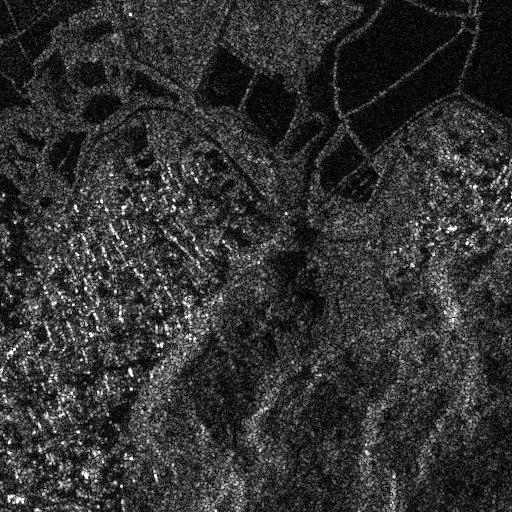
#> input picture 日常/data/predict3.png, 512 x 512 px
$ python '语义分割的评价指标.py'
#> lines starting #> are read from the running program, lines starting #| are printed output that depends on the picture; after the words box and inside, x2 and y2 are one past the last pixel; in counts of white or black regions, pixels touching at a corner belong together; long printed decimals are rounded
# encoding:utf-8
# @Author: DorisFawkes
# @File:语义分割的评价指标
# @Date: 2021/08/19 21:08
import cv2
import numpy as np
__all__=['SegmentationMetric']
'''
confusionMatrix
Label\Predict   P    N
P               TP   FN
N               FP   TN
'''
class SegmentationMetric(object):
    def __init__(self,numClass):
        self.numClass = numClass
        #创建空矩阵存储混淆矩阵
        self.confusionMatrix = np.zeros((self.numClass,)*2)
        #*2相当于平方，即结果为numClass*numClass的混淆矩阵
    # def pixelAccuracy(self):
    #     # 求准确率，即预测对的占总数的比例
    #     # return all class overall pixel accuracy
    #     #  PA = acc = (TP + TN) / (TP + TN + FP + TN)
    #     # np.diag(array) 若array是一维数组，则输出以一维数组为对角线元素的矩阵
    #     # 若array是二维矩阵，则暑促矩阵的对角线元素
    #     acc = np.diag(self.confusionMatrix).sum()/ np.sum(self.confusionMatrix)
    #     return acc
    #
    # def classPixelAccuracy(self):
    #     # 求精确率，即各类预测结果中预测对的占预测结果的比例
    #     # return each category pixel accuracy
    #     # acc = (TP) / TP + FP 或者 acc = (TN) / TN+FN
    #     classAcc = np.diag(self.confusionMatrix) / self.confusionMatrix.sum(axis=0)
    #     return classAcc #返回列表，如:[0.90, 0.80, 0.96]，表示类别1、2、3的预测准确率
    #
    # def meanPixelAccuracy(self):
    #     """
    #     Mean Pixel Accuracy(MPA,平均像素精度):PA的一种简单提升，计算每类被正确分类像素数的比例，之后求所有类的平均
    #     Returns
    #     """
    #     # np.nanmean 求平均值，nan表示遇到Nan类型，其值取为0
    #     meanAcc = np.nanmean(self.classPixelAccuracy())
    #     return meanAcc
    #     # 返回单值
    #     # 如：np.nanmean([0.90,0.80,0.96,nan,nan])=(0.90 + 0.80 + 0.96/3 =  0.89

    def IntersectionOverUnion(self):
        # Intersection =  TP ,Union = TP+FP+FN, IoU = TP /(TP+FP+FN)，求交并比
        # 相当于对角线元素与对角线元素所处行列总和的比值
        intersection = np.diag(self.confusionMatrix) #取对角线元素，返回列表
        union = np.sum(self.confusionMatrix,axis=1)+np.sum(self.confusionMatrix,axis=0) - np.diag(self.confusionMatrix)
        # axis =1 表示混淆矩阵行值，返回列表;aixs=0表示列值，返回列表
        IoU = intersection / union
        return IoU

    def meanIntersectionOverUnion(self):
        # 求MIoU
        mIoU = np.nanmean(self.IntersectionOverUnion()) #求各类IoU的平均
        return mIoU

    def FrequencyWeightedIntersectionOverUnion(self):
        """
        FWIoU，频权交并比：根据每个类出现的频率为其设置权重
        FWIoU = [(TP + FN) / (TP + FP + TN + FN)]*[TP / (TP + FP + FN)]
        TF+FN为每个类别的真实像素量，除总像素量得到每个类别的权重
        """
        freq = np.sum(self.confusionMatrix,axis=1) / np.sum(self.confusionMatrix)
        iu = np.diag(self.confusionMatrix) / (np.sum(self.confusionMatrix,axis=1)+np.sum(self.confusionMatrix,axis=0)-np.diag(self.confusionMatrix))
        FWIoU = (freq[freq > 0] * iu[freq > 0]).sum()
        return FWIoU

    def genConfusionMatrix(self,imgPredict,imgLabel):
        """
        计算混淆矩阵
        Parameters
            imgPredict
            imgLabel
        Returns:混淆矩阵
        """
        # ground truth(真实值)中所有正确(介于[0,numClass])的像素label的mask
        # 去除标签图中白色的轮廓，imgLabel>=0防止bincount()函数出错
        mask = (imgLabel >= 0) & (imgLabel < self.numClass)
        label = self.numClass * imgLabel[mask].astype('int') + imgPredict[mask]
        # np.bincount(x,weights=None,minlength) 计算x中每个元素的出现次数，
        # 默认返回长度比x中最大值多1的数组
        # weights表示权重数组，相当于out[n]+=weight[i],n为值，i为n的对应位置
        # minlength 表示输出数组最短长度，self.numClass **2 相当于将numClass长度平方
        # 该函数计算了从0到n^2-1这n^2个数中每个数出现的次数
        count = np.bincount(label, minlength=self.numClass ** 2)
        confusionMatrix = count.reshape(self.numClass, self.numClass)
        return confusionMatrix

    def addBatch(self,imgPredict,imgLabel):
        assert imgPredict.shape == imgLabel.shape
        # 得到混淆矩阵
        self.confusionMatrix += self.genConfusionMatrix(imgPredict,imgLabel)
        return self.confusionMatrix

    def reset(self):
        self.confusionMatrix = np.zeros((self.numClass,self.numClass))

if __name__ == '__main__':
    imgPredict = cv2.imread("../日常/data/predict3.png")
#> imgPredict is the input picture: shape (512, 512, 3); min 0, max 255, mean 50
    imgLabel = cv2.imread("../日常/data/label3.png")
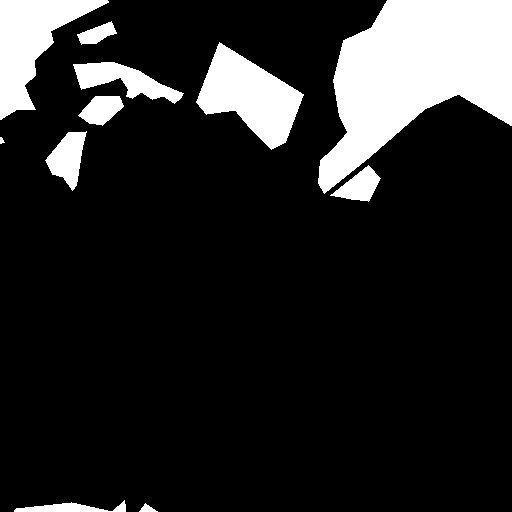
#> input picture 日常/data/label3.png, 512 x 512 px
#> imgLabel is the input picture: shape (512, 512, 3); 15.1% white; 11 white regions, largest, box (x1, y1, x2, y2) and area: (318, 0, 512, 194) 21373, (196, 42, 304, 150) 5923, (0, 0, 109, 120) 5635
    imgPredict = np.array(cv2.cvtColor(imgPredict,cv2.COLOR_BGR2GRAY) / 255.,dtype= np.uint8)
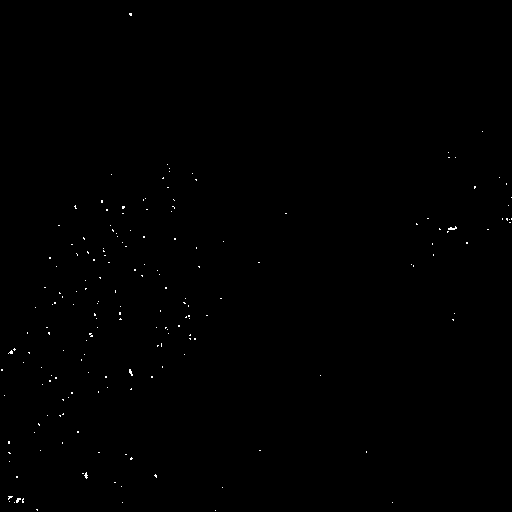
#> imgPredict: shape (512, 512); values 0 (black) and 1 (white), 0.2% white in thin lines or dots
    imgLabel = np.array(cv2.cvtColor(imgLabel,cv2.COLOR_BGR2GRAY) / 255.,dtype=np.uint8)
    metric = SegmentationMetric(2)
    hist = metric.addBatch(imgPredict,imgLabel)
#> in genConfusionMatrix, `mask = (imgLabel >= 0) & (imgLabel < self.numClass)`: mask: shape (512, 512) bool; every value is 1
#> in genConfusionMatrix, `count = np.bincount(label, minlength=self.numClass ** 2)`: count = [222104, 522, 39514, 4]
#> in genConfusionMatrix, `confusionMatrix = count.reshape(self.numClass, self.numClass)`: confusionMatrix = [[222104, 522], [39514, 4]]
#> hist = [[222104, 522], [39514, 4]]
    IoU = metric.IntersectionOverUnion()
#> in IntersectionOverUnion, `intersection = np.diag(self.confusionMatrix)`: intersection = [222104, 4]
#> in IntersectionOverUnion, `union = np.sum(self.confusionMatrix,axis=1)+np.sum(self.confusionMatri..`: union = [262140, 40040]
#> in IntersectionOverUnion, `IoU = intersection / union`: IoU = [0.847, 9.99e-05]
#> IoU = [0.847, 9.99e-05]
    mIoU = metric.meanIntersectionOverUnion()
#> in meanIntersectionOverUnion, `mIoU = np.nanmean(self.IntersectionOverUnion())`: mIoU = 0.424
#> mIoU = 0.424
    FWIoU = metric.FrequencyWeightedIntersectionOverUnion()
#> in FrequencyWeightedIntersectionOverUnion, `freq = np.sum(self.confusionMatrix,axis=1) / np.sum(self.confusionMatr..`: freq = [0.849, 0.151]
#> in FrequencyWeightedIntersectionOverUnion, `iu = np.diag(self.confusionMatrix) / (np.sum(self.confusionMatrix,axis..`: iu = [0.847, 9.99e-05]
#> in FrequencyWeightedIntersectionOverUnion, `FWIoU = (freq[freq > 0] * iu[freq > 0]).sum()`: FWIoU = 0.72
#> FWIoU = 0.72
    print('hist is :\n', hist)
#| hist is :
#|  [[2.22104e+05 5.22000e+02]
#|  [3.95140e+04 4.00000e+00]]
    print('IoU is : ', IoU)
#| IoU is :  [8.47272450e-01 9.99000999e-05]
    print('mIoU is : ', mIoU)
#| mIoU is :  0.4237
    print('FWIoU is : ',FWIoU)
#| FWIoU is :  0.7196
